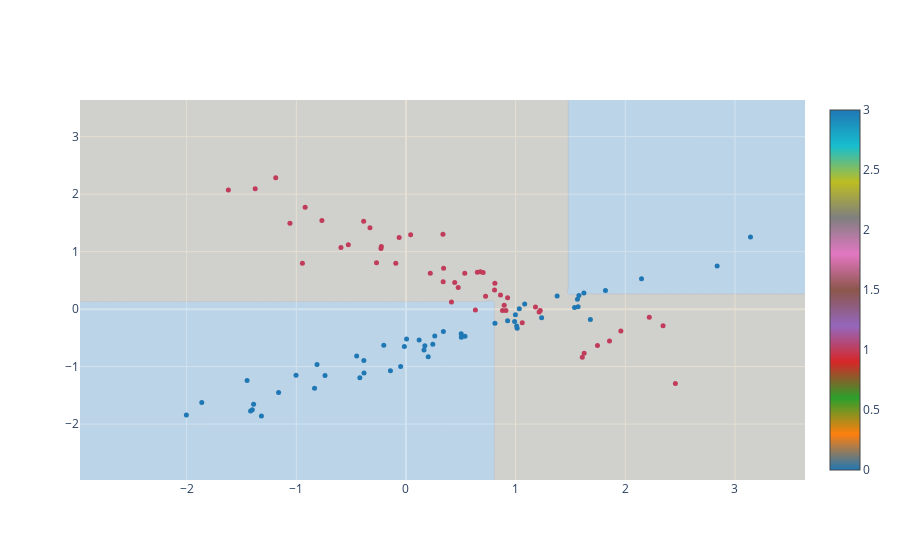

Notebook code for this chart:
### Markdown cell above
### Árboles de Decisión

### Code cell
import numpy as np  # Importar la biblioteca numpy para manejo de arreglos y funciones matemáticas
from myDT import *  # Importar todas las funciones y clases del módulo myDT
from sklearn import (
    datasets,
)  # Importar la biblioteca sklearn para modelos de aprendizaje automático
import plotly.graph_objects as go  # Importar la biblioteca plotly para crear gráficos interactivos

# Generar un conjunto de datos de clasificación
datos, etiquetas = datasets.make_classification(
    n_samples=1000,  # Número de muestras
    n_features=2,  # Número de características
    n_classes=2,  # Número de clases
    n_clusters_per_class=1,  # Número de clusters por clase
    n_redundant=0,  # Número de características redundantes
    class_sep=0.5,  # Separación entre clases
    random_state=42,  # Semilla para la generación de datos aleatorios
)

# Dividir los datos en conjuntos de entrenamiento/prueba
datos_train = datos[
    :-100
]  # Usar todas las muestras excepto las últimas 100 para el entrenamiento
datos_test = datos[-100:]  # Usar las últimas 100 muestras para la prueba

# Dividir los objetivos en conjuntos de entrenamiento/prueba
etiquetas_train = etiquetas[
    :-100
]  # Usar todos los objetivos excepto los últimos 100 para el entrenamiento
etiquetas_test = etiquetas[-100:]  # Usar los últimos 100 objetivos para la prueba

# Combinar los datos y las etiquetas en un solo arreglo para el entrenamiento y la prueba
trainData = np.hstack((datos_train, etiquetas_train.reshape([len(datos_train), 1])))
testData = np.hstack((datos_test, etiquetas_test.reshape([len(datos_test), 1])))

# Entrenar el árbol de decisión y hacer predicciones en los datos de prueba
(pred, tree) = decision_tree(trainData, testData, max_depth=2, min_size=1)

# Crear una malla de puntos para graficar las regiones de decisión
(xx, yy) = np.meshgrid(
    np.linspace(np.min(datos), np.max(datos)), np.linspace(np.min(datos), np.max(datos))
)

data = np.c_[
    xx.ravel(), yy.ravel()
]  # Aplanar la malla y combinar las coordenadas x e y

# Hacer predicciones para cada punto en la malla utilizando el árbol de decisión entrenado
predictions = []
for row in data:
    prediction = predict(tree, row)
    predictions.append(prediction)
Z = np.array(predictions).reshape(
    np.shape(xx)
)  # Dar forma a las predicciones para que coincidan con la malla

fig = go.Figure()  # Crear una nueva figura

fig.add_trace(
    go.Contour(
        x=np.unique(xx),
        y=np.unique(yy),
        z=Z.reshape(xx.shape),
        colorscale=[
            [0.0, "rgb(31, 119, 180)"],
            [0.1, "rgb(255, 127, 14)"],
            [0.2, "rgb(44, 160, 44)"],
            [0.3, "rgb(214, 39, 40)"],
            [0.4, "rgb(148, 103, 189)"],
            [0.5, "rgb(140, 86, 75)"],
            [0.6, "rgb(227, 119, 194)"],
            [0.7, "rgb(127, 127, 127)"],
            [0.8, "rgb(188, 189, 34)"],
            [0.9, "rgb(23, 190, 207)"],
            [1.0, "rgb(31, 119, 180)"],
        ],
        showscale=False,
        contours=dict(
            start=0,
            end=3,
            size=1,
        ),
        opacity=0.2,
    )
)  # Añadir el contorno de las regiones de decisión al gráfico

fig.add_trace(
    go.Scatter(
        x=datos_test[:, 0],
        y=datos_test[:, 1],
        marker=dict(
            size=5,
            color=etiquetas_test,  # Asignar colores a los puntos según las etiquetas reales
            colorscale=[
                [0.0, "rgb(31, 119, 180)"],
                [0.1, "rgb(255, 127, 14)"],
                [0.2, "rgb(44, 160, 44)"],
                [0.3, "rgb(214, 39, 40)"],
                [0.4, "rgb(148, 103, 189)"],
                [0.5, "rgb(140, 86, 75)"],
                [0.6, "rgb(227, 119, 194)"],
                [0.7, "rgb(127, 127, 127)"],
                [0.8, "rgb(188, 189, 34)"],
                [0.9, "rgb(23, 190, 207)"],
                [1.0, "rgb(31, 119, 180)"],
            ],
            cmin=0,
            cmax=3,
            showscale=True,
        ),
        mode="markers",
    )
)  # Añadir los puntos del conjunto de prueba al gráfico

fig.update_coloraxes()  # Actualizar los ejes de color
fig.show()  # Mostrar el gráfico

### Figure 1 — Plotly figure (JSON) as saved in the notebook; plotly's stock layout.template omitted (floating-point values rounded to 4 significant figures; data arrays with more than 128 entries replaced by an {"elided": "..."} marker saying what was removed)
{"data": [{"colorscale": [[0, "rgb(31, 119, 180)"], [0.1, "rgb(255, 127, 14)"], [0.2, "rgb(44, 160, 44)"], [0.3, "rgb(214, 39, 40)"], [0.4, "rgb(148, 103, 189)"], [0.5, "rgb(140, 86, 75)"], [0.6, "rgb(227, 119, 194)"], [0.7, "rgb(127, 127, 127)"], [0.8, "rgb(188, 189, 34)"], [0.9, "rgb(23, 190, 207)"], [1, "rgb(31, 119, 180)"]], "contours": {"end": 3, "size": 1, "start": 0}, "opacity": 0.2, "showscale": false, "type": "contour", "x": [-2.973, -2.838, -2.703, -2.568, -2.433, -2.298, -2.163, -2.028, -1.893, -1.758, -1.623, -1.489, -1.354, -1.219, -1.084, -0.9488, -0.8139, -0.679, -0.544, -0.4091, -0.2742, -0.1392, -0.004319, 0.1306, 0.2655, 0.4005, 0.5354, 0.6703, 0.8052, 0.9402, 1.075, 1.21, 1.345, 1.48, 1.615, 1.75, 1.885, 2.02, 2.155, 2.289, 2.424, 2.559, 2.694, 2.829, 2.964, 3.099, 3.234, 3.369, 3.504, 3.639], "y": [-2.973, -2.838, -2.703, -2.568, -2.433, -2.298, -2.163, -2.028, -1.893, -1.758, -1.623, -1.489, -1.354, -1.219, -1.084, -0.9488, -0.8139, -0.679, -0.544, -0.4091, -0.2742, -0.1392, -0.004319, 0.1306, 0.2655, 0.4005, 0.5354, 0.6703, 0.8052, 0.9402, 1.075, 1.21, 1.345, 1.48, 1.615, 1.75, 1.885, 2.02, 2.155, 2.289, 2.424, 2.559, 2.694, 2.829, 2.964, 3.099, 3.234, 3.369, 3.504, 3.639], "z": {"elided": "50x50 int values"}}, {"marker": {"cmax": 3, "cmin": 0, "color": [0, 0, 1, 1, 0, 0, 1, 1, 0, 1, 1, 1, 0, 0, 0, 1, 1, 0, 1, 1, 1, 0, 1, 1, 1, 0, 1, 0, 0, 1, 0, 0, 0, 0, 0, 0, 1, 1, 1, 1, 0, 1, 0, 0, 1, 0, 1, 0, 1, 0, 0, 1, 1, 1, 0, 1, 0, 0, 0, 1, 1, 0, 1, 0, 0, 0, 1, 0, 0, 0, 0, 0, 1, 0, 0, 1, 1, 0, 1, 0, 1, 0, 0, 0, 1, 1, 1, 1, 1, 1, 0, 0, 0, 1, 1, 1, 0, 1, 1, 0], "colorscale": [[0, "rgb(31, 119, 180)"], [0.1, "rgb(255, 127, 14)"], [0.2, "rgb(44, 160, 44)"], [0.3, "rgb(214, 39, 40)"], [0.4, "rgb(148, 103, 189)"], [0.5, "rgb(140, 86, 75)"], [0.6, "rgb(227, 119, 194)"], [0.7, "rgb(127, 127, 127)"], [0.8, "rgb(188, 189, 34)"], [0.9, "rgb(23, 190, 207)"], [1, "rgb(31, 119, 180)"]], "showscale": true, "size": 5}, "mode": "markers", "type": "scatter", "x": [0.2446, -0.3845, 0.8108, 0.9265, -0.3828, 1.237, 1.856, 1.181, -1.39, 1.608, 0.911, 0.3429, 2.838, -1.401, 0.9268, 0.88, -0.386, -0.2025, 0.3372, -0.3283, -0.2249, -0.4498, -0.06235, 0.2217, 1.625, -1.003, -1.375, 2.148, 1.622, -0.7668, -0.8111, 0.1719, 1.014, 0.8114, 1.682, -0.7384, 0.5362, 1.96, -0.5932, 0.8077, 0.9978, 2.457, -0.4207, 1.537, -0.2687, -1.162, 0.7258, -0.01451, 0.04255, -0.8339, -0.1418, 2.219, 0.4147, 0.7036, -1.318, 1.746, -0.0486, 1.819, -1.862, 0.4442, -0.9443, 1.577, 0.4764, -1.417, 0.5034, 0.2026, 0.6785, -1.449, 1.033, 1.564, 0.1646, 1.57, 0.8616, 0.005514, 0.538, 0.633, 1.224, 0.1201, 0.6507, -2.003, 0.3392, 0.9907, 0.2623, 1.082, 0.8958, -0.2281, -0.9197, 1.06, -1.188, -1.62, 1.379, 0.341, 0.5046, -1.058, -0.09292, 1.214, 1.009, 2.344, -0.5259, 3.141], "y": [-0.6127, -0.8934, 0.4493, 0.1971, -1.112, -0.1512, -0.5565, 0.03663, -1.656, -0.8385, -0.02343, 0.7127, 0.7515, -1.753, -0.2004, -0.02315, 1.529, -0.6283, 1.305, 1.415, 1.089, -0.8163, 1.245, 0.6224, -0.7661, -1.151, 2.094, 0.5307, 0.2794, 1.543, -0.9627, -0.6363, -0.3311, -0.2467, -0.1819, -1.156, 0.6225, -0.3793, 1.072, 0.3325, -0.09661, -1.293, -1.193, 0.02965, 0.8086, -1.449, 0.2246, -0.6507, 1.296, -1.377, -1.071, -0.1405, 0.1248, 0.636, -1.857, -0.6319, -0.9976, 0.3238, -1.624, 0.4634, 0.7986, 0.2376, 0.3757, -1.771, -0.4286, -0.8285, 0.6504, -1.242, 0.004893, 0.1742, -0.7106, 0.04228, 0.246, -0.518, -0.4726, -0.01402, -0.02328, -0.5368, 0.6404, -1.843, 0.4755, -0.2134, -0.4691, 0.09041, 0.06853, 1.053, 1.773, -0.237, 2.288, 2.074, 0.2285, -0.3869, -0.4902, 1.496, 0.7987, -0.04836, -0.295, -0.2887, 1.119, 1.257]}], "layout": {}}
